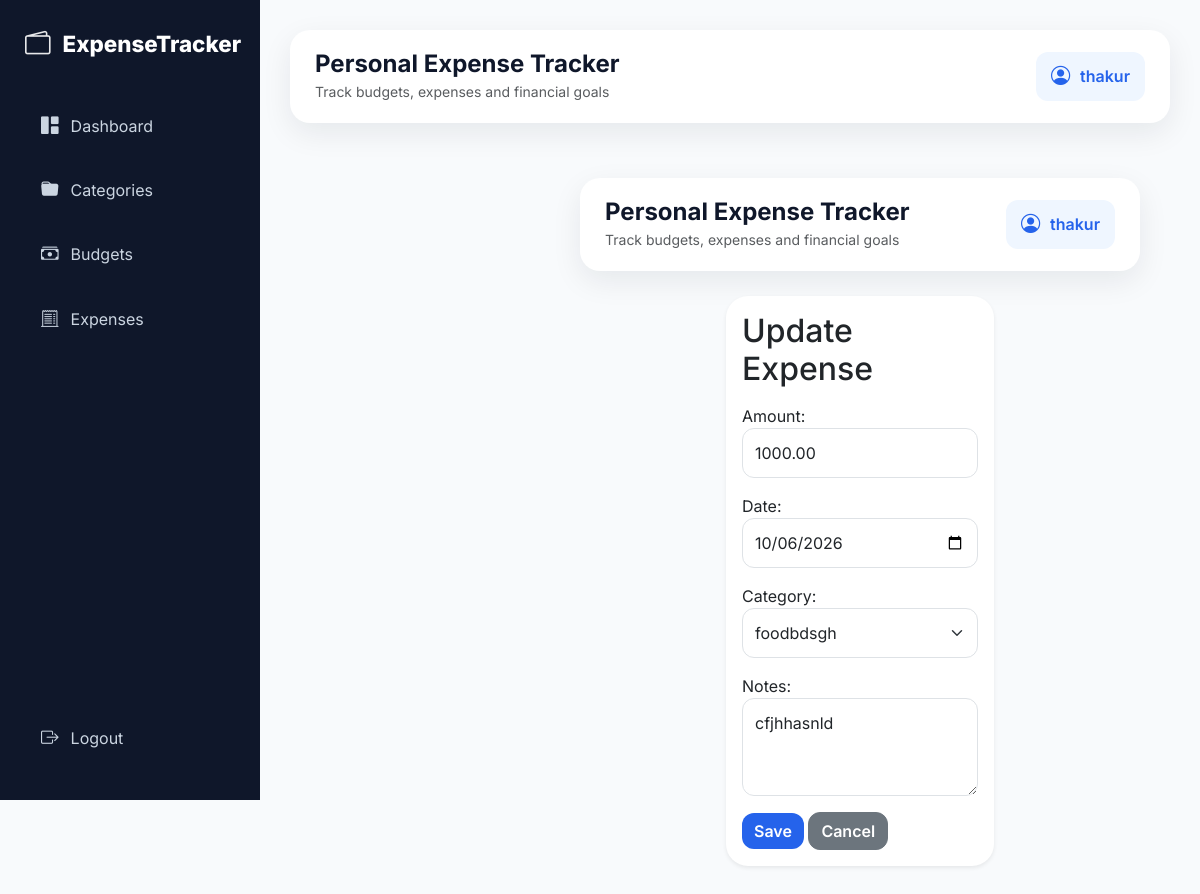
Page /expenses/update/1/ (signed in) on the committed database.
### expenses/models.py (models this page shows, shortened)
class Expense(models.Model):
    user = models.ForeignKey(settings.AUTH_USER_MODEL, on_delete=models.CASCADE, related_name="expenses")
    category = models.ForeignKey(Category, on_delete=models.PROTECT, related_name="expenses")
    amount = models.DecimalField(max_digits=10, decimal_places=2)
    date = models.DateField(default=timezone.now)
    notes = models.TextField(blank=True)
    class Meta:
        ordering = ["-date", "-id"]

### expenses/views.py (the view)
# urls.py: path("expenses/update/<int:id>/", views.expense_update, name="expense_update"),
@login_required
def expense_update(request, id):
    obj = get_object_or_404(Expense, id=id, user=request.user)
    form = ExpenseForm(request.POST or None, instance=obj, user=request.user)
    if request.method == "POST" and form.is_valid():
        form.save()
        messages.success(request, "Expense updated.")
        return redirect("expense_list")
    return render(request, "expense/expense_update.html", {"form": form, "expense": obj})

### expenses/forms.py (shortened to what this page needs)
class ExpenseForm(UserScopedCategoryMixin, forms.ModelForm):
    category = UserCategoryChoiceField(
        queryset=Category.objects.none(),
        widget=forms.Select(attrs={"class": "form-select"}),
    )
    class Meta:
        model = Expense
        fields = ["amount", "date", "category", "notes"]
        widgets = {
            "amount": forms.NumberInput(attrs={"class": "form-control", "step": "0.01", "min": "0.01"}),
            "date": forms.DateInput(attrs={"class": "form-control", "type": "date"}),
            "notes": forms.Textarea(attrs={"class": "form-control", "rows": 3}),
        }

### expenses/models.py (called while the page is built)
    def __str__(self):
        return self.name

### templates/expense/expense_update.html
{% extends "base.html" %}
{% block content %}
{% include "expense/expense_create.html" %}
{% endblock %}

### templates/base.html (shortened to what this page needs)
{% load static %}
<!DOCTYPE html>
<html lang="en">
<head>
    <link href="https://cdn.jsdelivr.net/npm/bootstrap@5.3.3/dist/css/bootstrap.min.css" rel="stylesheet">
    <link rel="stylesheet" href="https://cdn.jsdelivr.net/npm/bootstrap-icons@1.11.3/font/bootstrap-icons.css">
    <link rel="stylesheet" href="{% static 'css/style.css' %}">
</head>
<body>
{% if user.is_authenticated %}
<div class="app-layout">
    <aside class="sidebar">
        <div>
            <div class="logo">
                <i class="bi bi-wallet2"></i>
                <span>ExpenseTracker</span>
            </div>
            <div class="nav-section">
                <a href="{% url 'dashboard' %}" class="sidebar-link">
                    <i class="bi bi-grid-1x2-fill"></i>
                    <span>Dashboard</span>
                </a>
                <a href="{% url 'category_list' %}" class="sidebar-link">
                    <i class="bi bi-folder-fill"></i>
                    <span>Categories</span>
                </a>
                <a href="{% url 'budget_list' %}" class="sidebar-link">
                    <i class="bi bi-cash-stack"></i>
                    <span>Budgets</span>
                </a>
                <a href="{% url 'expense_list' %}" class="sidebar-link">
                    <i class="bi bi-receipt-cutoff"></i>
                    <span>Expenses</span>
                </a>
            </div>
        </div>
        <div class="sidebar-footer">
            <a href="{% url 'logout' %}" class="sidebar-link logout-link">
                <i class="bi bi-box-arrow-right"></i>
                <span>Logout</span>
            </a>
        </div>
    </aside>
    <main class="content">
        <div class="topbar">
            <div>
                <h4 class="mb-0 fw-bold">Personal Expense Tracker</h4>
                <small class="text-muted">Track budgets, expenses and financial goals</small>
            </div>
            <div class="user-badge">
                <i class="bi bi-person-circle"></i>
                <span>{{ user.username }}</span>
            </div>
        </div>
{% else %}
<main class="auth-content">
    {% include "partials/messages.html" %}
{% endif %}
{% block content %}{% endblock %}
{% if user.is_authenticated %}
    </main>
</div>
{% else %}
</main>
{% endif %}
</body>
</html>

### templates/expense/expense_create.html
{% extends "base.html" %}
{% block content %}
<div class="row justify-content-center"><div class="col-md-6"><div class="card shadow-sm"><div class="card-body">
<h2 class="mb-3">{% if expense %}Update{% else %}Create{% endif %} Expense</h2>
<form method="post">{% csrf_token %}{{ form.as_p }}<button class="btn btn-primary" type="submit">Save</button> <a class="btn btn-secondary" href="{% url 'expense_list' %}">Cancel</a></form>
</div></div></div></div>
{% endblock %}

### static/css/style.css (style rules this page uses)
:root { --primary: #2563eb; --primary-dark: #1d4ed8; --success: #22c55e; --warning: #f59e0b; --danger: #ef4444; --dark: #0f172a; --dark-light: #1e293b; --background: #f8fafc; --card-bg: #ffffff; --text: #0f172a; --muted: #64748b; --border: #e2e8f0; --shadow: 0 10px 30px rgba(15, 23, 42, 0.08); }
* { margin: 0; padding: 0; box-sizing: border-box; }
body { font-family: 'Inter', sans-serif; background: var(--background); color: var(--text); }
.app-layout { display: flex; min-height: 100vh; }
.sidebar { width: 260px; background: var(--dark); min-height: 100vh; position: fixed; left: 0; top: 0; padding: 25px; display: flex; flex-direction: column; justify-content: space-between; }
.logo { color: white; font-size: 1.4rem; font-weight: 800; display: flex; align-items: center; gap: 12px; margin-bottom: 35px; }
.logo i { font-size: 1.6rem; }
.nav-section { flex: 1; }
.sidebar-link { display: flex; align-items: center; gap: 12px; text-decoration: none; color: #cbd5e1; padding: 14px 16px; border-radius: 14px; margin-bottom: 10px; transition: all 0.3s ease; }
.sidebar-link i { font-size: 1.1rem; }
.content { margin-left: 260px; width: calc(100% - 260px); padding: 30px; }
.topbar { background: white; border-radius: 20px; padding: 20px 25px; margin-bottom: 25px; box-shadow: var(--shadow); display: flex; justify-content: space-between; align-items: center; }
.user-badge { display: flex; align-items: center; gap: 10px; background: #eff6ff; color: var(--primary); padding: 10px 15px; border-radius: 12px; font-weight: 600; }
.user-badge i { font-size: 1.2rem; }
.card { border: none !important; border-radius: 22px !important; background: var(--card-bg); box-shadow: var(--shadow); overflow: hidden; transition: all 0.3s ease; }
.btn { border-radius: 12px; font-weight: 600; }
.btn-primary { background: var(--primary); border: none; }
.form-control, .form-select { border-radius: 12px; padding: 12px; }
.card .btn { flex:1; }
.bi-folder, .bi-wallet2, .bi-receipt-cutoff { opacity:.9; }

### rows in the picture
Expense: amount "1000.00", date "10/06/2026", category "foodbdsgh", notes "cfjhhasnld"

### other values in the picture
{{ user.username }} "thakur thakur"
